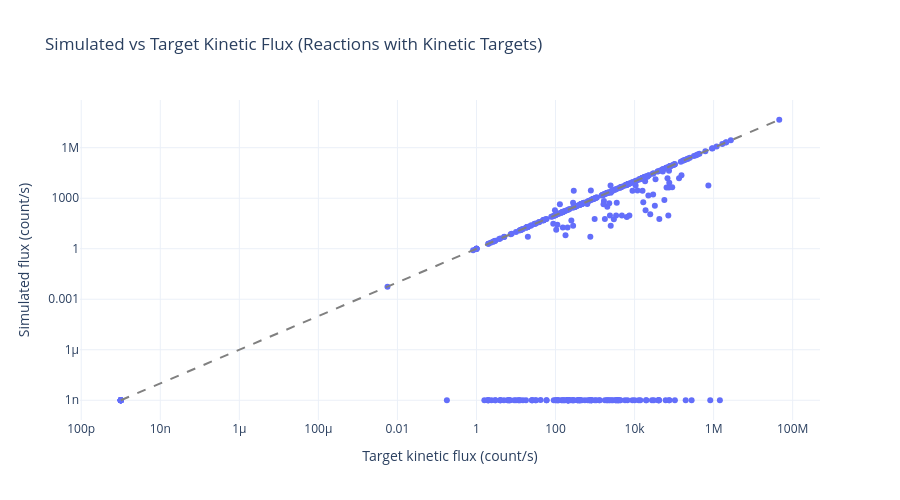

Here is the notebook cell this chart was saved with:
### Markdown cell above
### Scatterplot of the reactions with kinetic target

### Code cell
# Keep only reactions with a defined kinetic target
plot_flux = sim_flux.copy()
# plot_flux = rxn_flux.copy()

kinetic_compare = (
    plot_flux[["flux", "kinetic"]]
    .dropna(subset=["kinetic"])
    .rename(columns={"flux": "simulated_flux", "kinetic": "target_kinetic_flux"})
    .copy()
)

kinetic_compare['simulated_flux'] += 1e-9
kinetic_compare['target_kinetic_flux'] += 1e-9

# If there are no kinetic targets in this subset, this will print and skip plotting
if kinetic_compare.empty:
    print("No reactions in rxn_flux have kinetic targets.")
else:
    # Build symmetric range for y=x reference line
    min_val = min(
        kinetic_compare["simulated_flux"].min(),
        kinetic_compare["target_kinetic_flux"].min(),
    )
    max_val = max(
        kinetic_compare["simulated_flux"].max(),
        kinetic_compare["target_kinetic_flux"].max(),
    )

    fig = px.scatter(
        kinetic_compare.reset_index().rename(columns={"index": "reaction"}),
        x="target_kinetic_flux",
        y="simulated_flux",
        hover_data=["reaction"],
        title="Simulated vs Target Kinetic Flux (Reactions with Kinetic Targets)",
        labels={
            "target_kinetic_flux": "Target kinetic flux (count/s)",
            "simulated_flux": "Simulated flux (count/s)",
        },
        template="plotly_white",
    )

    # Add y = x line (perfect agreement)
    fig.add_shape(
        type="line",
        x0=min_val,
        y0=min_val,
        x1=max_val,
        y1=max_val,
        line=dict(color="gray", dash="dash"),
    )

    fig.update_layout(height=500)
    fig.update_xaxes(type="log")
    fig.update_yaxes(type="log")
    fig.show()

### Figure 1 — Plotly figure (JSON) as saved in the notebook; plotly's stock layout.template omitted (floating-point values rounded to 4 significant figures; data arrays with more than 128 entries replaced by an {"elided": "..."} marker saying what was removed)
{"data": [{"customdata": {"elided": "416x1 str values"}, "hovertemplate": "Target kinetic flux (count/s)=%{x}<br>Simulated flux (count/s)=%{y}<br>reaction=%{customdata[0]}<extra></extra>", "legendgroup": "", "marker": {"color": "#636efa", "symbol": "circle"}, "mode": "markers", "name": "", "orientation": "v", "showlegend": false, "x": {"elided": "416 float values"}, "xaxis": "x", "y": {"elided": "416 float values"}, "yaxis": "y", "type": "scatter"}], "layout": {"xaxis": {"anchor": "y", "domain": [0.0, 1.0], "title": {"text": "Target kinetic flux (count/s)"}, "type": "log"}, "yaxis": {"anchor": "x", "domain": [0.0, 1.0], "title": {"text": "Simulated flux (count/s)"}, "type": "log"}, "legend": {"tracegroupgap": 0}, "title": {"text": "Simulated vs Target Kinetic Flux (Reactions with Kinetic Targets)"}, "shapes": [{"line": {"color": "gray", "dash": "dash"}, "type": "line", "x0": 1e-09, "x1": 45760000.0, "y0": 1e-09, "y1": 45760000.0}], "height": 500}}
